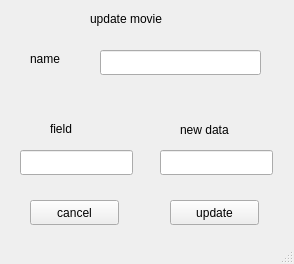
<?xml version="1.0" encoding="UTF-8"?>
<ui version="4.0">
 <class>update_movie_window</class>
 <widget class="QMainWindow" name="update_movie_window">
  <property name="geometry">
   <rect>
    <x>0</x>
    <y>0</y>
    <width>294</width>
    <height>264</height>
   </rect>
  </property>
  <property name="windowTitle">
   <string>update movie - EUR</string>
  </property>
  <widget class="QWidget" name="centralwidget">
   <widget class="QLabel" name="label_name">
    <property name="geometry">
     <rect>
      <x>30</x>
      <y>50</y>
      <width>67</width>
      <height>17</height>
     </rect>
    </property>
    <property name="text">
     <string>name</string>
    </property>
   </widget>
   <widget class="QLineEdit" name="lineEdit_name">
    <property name="geometry">
     <rect>
      <x>100</x>
      <y>50</y>
      <width>161</width>
      <height>25</height>
     </rect>
    </property>
   </widget>
   <widget class="QLabel" name="label_update_movie">
    <property name="geometry">
     <rect>
      <x>90</x>
      <y>10</y>
      <width>111</width>
      <height>17</height>
     </rect>
    </property>
    <property name="text">
     <string>update movie</string>
    </property>
   </widget>
   <widget class="QLineEdit" name="lineEdit_field">
    <property name="geometry">
     <rect>
      <x>20</x>
      <y>150</y>
      <width>113</width>
      <height>25</height>
     </rect>
    </property>
   </widget>
   <widget class="QLabel" name="label_field">
    <property name="geometry">
     <rect>
      <x>50</x>
      <y>120</y>
      <width>67</width>
      <height>17</height>
     </rect>
    </property>
    <property name="text">
     <string>field</string>
    </property>
   </widget>
   <widget class="QLineEdit" name="lineEdit_new_data">
    <property name="geometry">
     <rect>
      <x>160</x>
      <y>150</y>
      <width>113</width>
      <height>25</height>
     </rect>
    </property>
   </widget>
   <widget class="QLabel" name="label_new_data">
    <property name="geometry">
     <rect>
      <x>180</x>
      <y>120</y>
      <width>81</width>
      <height>20</height>
     </rect>
    </property>
    <property name="text">
     <string>new data</string>
    </property>
   </widget>
   <widget class="QPushButton" name="button_cancel">
    <property name="geometry">
     <rect>
      <x>30</x>
      <y>200</y>
      <width>89</width>
      <height>25</height>
     </rect>
    </property>
    <property name="text">
     <string>cancel</string>
    </property>
   </widget>
   <widget class="QPushButton" name="button_update">
    <property name="geometry">
     <rect>
      <x>170</x>
      <y>200</y>
      <width>89</width>
      <height>25</height>
     </rect>
    </property>
    <property name="text">
     <string>update</string>
    </property>
   </widget>
  </widget>
  <widget class="QStatusBar" name="statusbar"/>
 </widget>
 <resources/>
 <connections/>
</ui>
